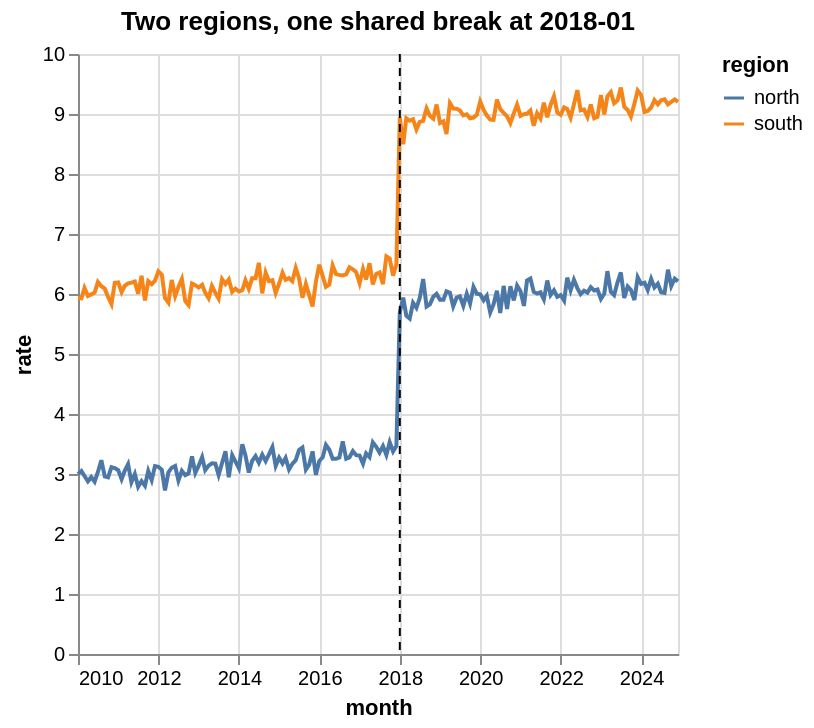

Notebook code for this chart:
### Code cell
import datetime

import altair as alt

breaks = pl.DataFrame({"month": [datetime.date(2018, 1, 1)]})
lines = (
    alt.Chart(df).mark_line().encode(x="month:T", y="rate:Q", color="region:N")
)
rule = alt.Chart(breaks).mark_rule(color="black", strokeDash=[4, 3]).encode(x="month:T")
(lines + rule).properties(title="Two regions, one shared break at 2018-01")

### Figure 1 — Vega-Lite specification as saved in the notebook (floating-point values rounded to 4 significant figures; data arrays with more than 128 entries replaced by an {"elided": "..."} marker saying what was removed)
{"config": {"view": {"continuousWidth": 300, "continuousHeight": 300}}, "layer": [{"data": {"name": "data-76637e1034e14659cd5db081bf0c01be"}, "mark": {"type": "line"}, "encoding": {"color": {"field": "region", "type": "nominal"}, "x": {"field": "month", "type": "temporal"}, "y": {"field": "rate", "type": "quantitative"}}}, {"data": {"name": "data-14845d899fac719ba4ab4881b3463155"}, "mark": {"type": "rule", "color": "black", "strokeDash": [4, 3]}, "encoding": {"x": {"field": "month", "type": "temporal"}}}], "title": "Two regions, one shared break at 2018-01", "$schema": "https://vega.github.io/schema/vega-lite/v6.4.1.json", "datasets": {"data-76637e1034e14659cd5db081bf0c01be": {"elided": "360 records"}, "data-14845d899fac719ba4ab4881b3463155": [{"month": "2018-01-01T00:00:00"}]}}
